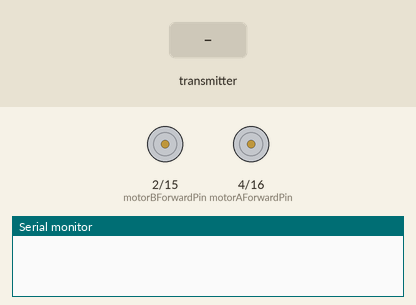
Simulated run of this sketch. Board: ESP32. On the bench: motor-driver pin pairs drawn as motors (green arrow = first pin HIGH = forward, orange = second pin HIGH = backward, longer = more drive), the last lines printed to the serial monitor. The inputs (shaded band) are chosen by the test bench.

Above: at 1.2 s.
1.3 s: the transmitter starts sending deviceID = 0
At 1.7 s:
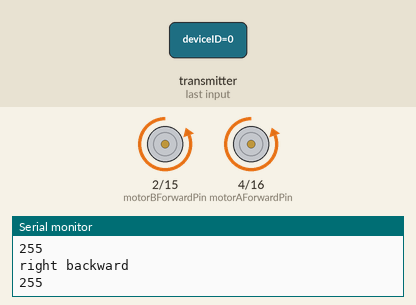
2.8 s: the transmitter starts sending toggleSR = 1
At 4.0 s:
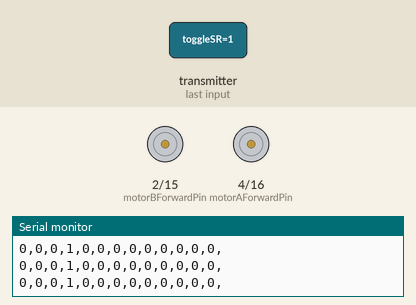
4.3 s: the transmitter starts sending toggleSR = 0
At 5.2 s:
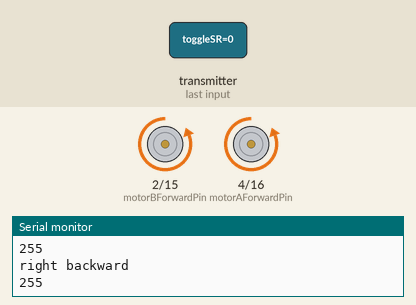
Timing chart, 0 to 7.3 s (numbered marks = the images above; inputs shaded):
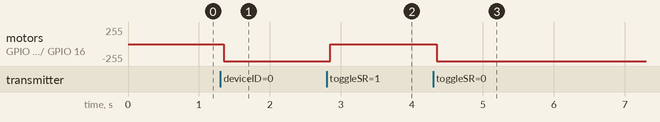

The sketch:

rover.ino
```cpp
// (licence header left out)
#include <esp_now.h>
#include <WiFi.h>


//------------------PINS--------------------

const int motorAForwardPin = 4;//purple
const int motorAReversePin = 16;//white


const int motorBForwardPin = 2;//orange
const int motorBReversePin = 15;//yellow

//------------------PWM--------------------

const int freq = 2000;

const int resolution = 8;

const int motorAForwardChannel = 0;
const int motorAReverseChannel = 1;

const int motorBForwardChannel = 2;
const int motorBReverseChannel = 3;

// Structure example to send data
// Must match the receiver structure
typedef struct struct_message {
  int deviceID; // 1,2,3,4 or 5 depending on device

  int momentarySL; //  -1,0,1 | down,middle,up
  int momentarySR; //  -1,0,1 | down,middle,up

  int toggleSL; //      0,1 | down,up
  int toggleSR; //      0,1 | down,up

  int joySL; //         0,1 | down,up
  int joySR; //         0,1 | down,up

  int potL; //          0 to 4095 | left to right
  int potM; //          0 to 4095 | left to right
  int potR; //          0 to 4095 | left to right

  int joyXL; //         0 to 4095 | left to right
  int joyYL; //         0 to 4095 | bottom to top

  int joyXR; //         0 to 4095 | left to right
  int joyYR; //         0 to 4095 | bottom to top
} struct_message;


// Create a struct_message called myData
struct_message myData;

void dumpData(){
  Serial.print(myData.momentarySL);
  Serial.print(",");
  Serial.print(myData.momentarySR);
  Serial.print(",");

  Serial.print(myData.toggleSL);
  Serial.print(",");
  Serial.print(myData.toggleSR);
  Serial.print(",");

  Serial.print(myData.joySL);
  Serial.print(",");
  Serial.print(myData.joySR);
  Serial.print(",");

  Serial.print(myData.potL);
  Serial.print(",");
  Serial.print(myData.potM);
  Serial.print(",");
  Serial.print(myData.potR);
  Serial.print(",");

  Serial.print(myData.joyXL);
  Serial.print(",");
  Serial.print(myData.joyYL);
  Serial.print(",");

  Serial.print(myData.joyXR);
  Serial.print(",");
  Serial.print(myData.joyYR);
  Serial.print(",");
  Serial.println("");
}


// callback function that will be executed when data is received
void OnDataRecv(const uint8_t * mac, const uint8_t *incomingData, int len) {
  memcpy(&myData, incomingData, sizeof(myData));

  dumpData();

  //stops running if arm contorl is slected
  if(myData.toggleSR == 1){
    ledcWrite(motorAForwardChannel, 0);
    ledcWrite(motorAReverseChannel, 0);

    ledcWrite(motorBForwardChannel, 0);
    ledcWrite(motorBReverseChannel, 0);
    return;
  }

  //checks if the left joy stick is forward then writes its positon to the motor driver
  if(myData.joyYL > 2000){
    Serial.println("left forward");
    int mappedJoyYL = map((myData.joyXL), 2057, 4095, 0, 255);

    Serial.println(mappedJoyYL);
    ledcWrite(motorAForwardChannel, mappedJoyYL);
  }else{
    ledcWrite(motorAForwardChannel, 0);
  }

  //checks if the left joy stick is back then writes its positon to the motor driver
  if(myData.joyYL < 1800){
    Serial.println("left backward");
    int mappedJoyYL = map((myData.joyXL), 0, 2037, 0, 255);

    mappedJoyYL = 255-mappedJoyYL;

    Serial.println(mappedJoyYL);
    ledcWrite(motorAReverseChannel, mappedJoyYL);
  }else{
    ledcWrite(motorAReverseChannel, 0);
  }

  //checks if the right joy stick is forward then writes its positon to the motor driver
  if(myData.joyYR > 2000){
    Serial.println("right forward");
    int mappedJoyYR = map((myData.joyXR), 2057, 4095, 0, 255);

    Serial.println(mappedJoyYR);
    ledcWrite(motorBForwardChannel, mappedJoyYR);
  }else{
    ledcWrite(motorBForwardChannel, 0);
  }
  //checks if the right joy stick is back then writes its positon to the motor driver
  if(myData.joyYR < 1800){
    Serial.println("right backward");
    int mappedJoyYR = map((myData.joyXR), 0, 2037, 0, 255);

    mappedJoyYR = 255-mappedJoyYR;

    Serial.println(mappedJoyYR);
    ledcWrite(motorBReverseChannel, mappedJoyYR);
  }else{
    ledcWrite(motorBReverseChannel, 0);
  }

}

void setup() {
  // Initialize Serial Monitor
  Serial.begin(115200);


  //sets motor contorl pins as outputs
  pinMode(motorAForwardPin, OUTPUT);
  pinMode(motorAReversePin, OUTPUT);

  pinMode(motorBForwardPin, OUTPUT);
  pinMode(motorBReversePin, OUTPUT);

  //sets the pwm channels
  ledcSetup(motorAForwardChannel, freq, resolution);
  ledcSetup(motorAReverseChannel, freq, resolution);

  ledcSetup(motorBForwardChannel, freq, resolution);
  ledcSetup(motorBReverseChannel, freq, resolution);

  //Attaches channel to the GPIO to be controlled
  ledcAttachPin(motorAForwardPin, motorAForwardChannel);
  ledcAttachPin(motorAReversePin, motorAReverseChannel);

  ledcAttachPin(motorBForwardPin, motorBForwardChannel);
  ledcAttachPin(motorBReversePin, motorBReverseChannel);

  // Set device as a Wi-Fi Station
  WiFi.mode(WIFI_STA);

  // Init ESP-NOW
  if (esp_now_init() != ESP_OK) {
    Serial.println("Error initializing ESP-NOW");
    return;
  }

  // Once ESPNow is successfully Init, we will register for recv CB to
  // get recv packer info
  esp_now_register_recv_cb(OnDataRecv);
}

void loop() {

}
```

Measured:
- after the input at 1.3 s, motor on GPIO 2 (motorBForwardPin) / GPIO 15 (motorBReversePin), motor on GPIO 4 (motorAForwardPin) / GPIO 16 (motorAReversePin): stopped → backward 255/255 after 0.05 s
- after the input at 2.8 s, motor on GPIO 2 (motorBForwardPin) / GPIO 15 (motorBReversePin), motor on GPIO 4 (motorAForwardPin) / GPIO 16 (motorAReversePin): backward 255/255 → stopped after 0.05 s
- after the input at 4.3 s, motor on GPIO 2 (motorBForwardPin) / GPIO 15 (motorBReversePin), motor on GPIO 4 (motorAForwardPin) / GPIO 16 (motorAReversePin): stopped → backward 255/255 after 0.05 s
